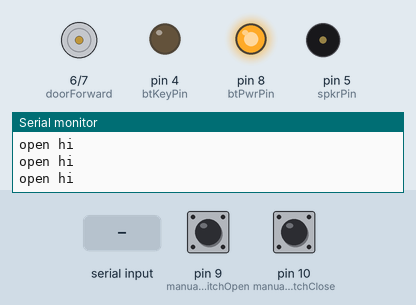
This sketch was run on a simulated Arduino Uno, built with avr-gcc and run on an emulated ATmega328P. Parts: motor-driver pin pairs drawn as motors (green arrow = first pin HIGH = forward, orange = second pin HIGH = backward, longer = more drive), output pins drawn as LEDs (lit = HIGH), buzzer (waves = sounding), the last lines printed to the serial monitor. The inputs (shaded band) are chosen by the test bench; at power-on: pin 9 (manualSwitchOpen) HIGH, pin 10 (manualSwitchClose) HIGH.

Above: at 1.2 s.
1.3 s: pin 9 (manualSwitchOpen) pulled LOW for 0.15 s
At 1.7 s:
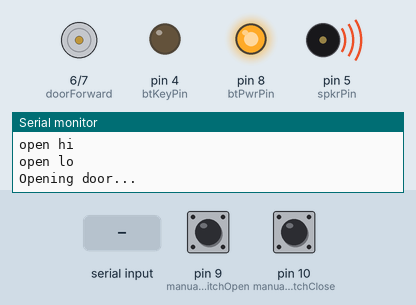
At 2.7 s:
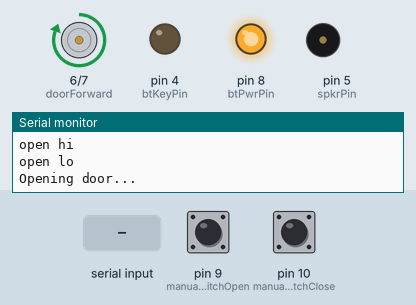
4.4 s: "#" received over Serial
At 7.5 s:
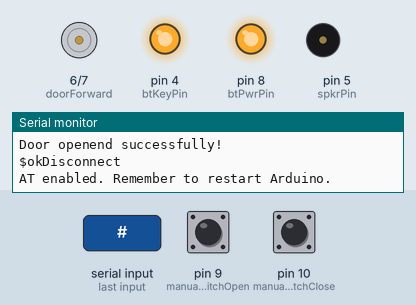
Timing chart, 0 to 9.0 s (numbered marks = the images above; inputs shaded):
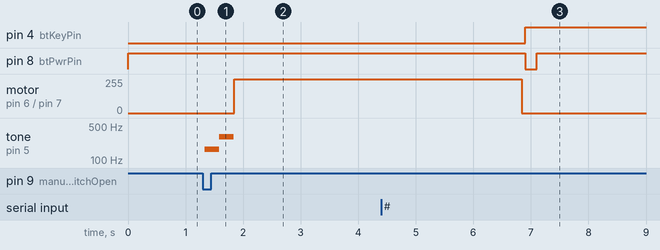

Measured:
- after the input at 1.3 s, motor on pin 6 (doorForward) / pin 7 (doorReverse): stopped → forward 255/255 after 0.54 s; tone on pin 5 (spkrPin): silent → 165 Hz at once, → 300 Hz 0.26 s later, → silent 0.25 s later
- after the input at 4.4 s, pin 4 (btKeyPin): LOW → HIGH after 2.5 s; pin 8 (btPwrPin): HIGH → LOW after 2.5 s, → HIGH 0.20 s later

The sketch:

CaramelArduino.ino
```cpp
// New commands go under loop()

#include "SoftwareSerial.h"

SoftwareSerial bt(2, 3); // TX/RX pins
const int btKeyPin = 4;
const int spkrPin = 5;
const int doorForward = 6;
const int doorReverse = 7;
const int btPwrPin = 8;
const int manualSwitchOpen = 9;
const int manualSwitchClose = 10;

bool opened;

void setup()  {
    opened = false;

  	Serial.begin(38400);
  	bt.begin(9600);

  	pinMode(btPwrPin, OUTPUT);
  	pinMode(btKeyPin, OUTPUT);
  	//*???
  	digitalWrite(btPwrPin, HIGH);
    //*/
  	pinMode(spkrPin, OUTPUT);
  	pinMode(doorForward, OUTPUT);
  	pinMode(doorReverse, OUTPUT);
    pinMode(manualSwitchOpen, INPUT);
    pinMode(manualSwitchClose, INPUT);
}

// Main commands
void help() {
	  print("Commands:");
	  print("help - opens this menu");
	  print("open - opens door");
	  print("close - closes door");
	  print("alert - plays alert noise");
}

void openDoor() {
    if (opened) {
        print("You can't open an opened door you walnut.");
        buzz(128);
        buzz(128);
        return;
    }

	  print("Opening door...");

	  buzz(165);
	  buzz(300);

	  digitalWrite(doorForward, HIGH);
	  delay(5000);
	  digitalWrite(doorForward, LOW);

	  print("Door openend successfully!");
    opened = true;
}

void closeDoor() {
    if (!opened) {
        print("You can't close a closed door you walnut.");
        buzz(128);
        buzz(128);
        return;
    }

	  print("Closing door...");

	  buzz(165);
	  buzz(100);

	  digitalWrite(doorReverse, HIGH);
	  delay(5000);
	  digitalWrite(doorReverse, LOW);

	  print("Door closed successfully!");
    opened = false;
}

void alert() {
	  print("Alerting...");

	  buzz(222);
	  buzz(222);
	  buzz(222);
	  buzz(222);

	  print("Successfully alerted.");
}

// Helper methods

void print(String s) {
	  Serial.println(s);
    bt.println(s);
}

void buzz(int pitch) {
	  tone(spkrPin, pitch, 250);
	  delay(250);
	  noTone(spkrPin);
	  delay(5);
}

String getMessage() {
  	String msg = "";
  	char a;

  	while (bt.available()) {
        a = bt.read();
      	    msg += String(a);
  	}

    msg.toLowerCase();

  	return msg;
}

void okDisconnect() {
	  print("$okDisconnect");
}

void command() {
	  Serial.println("AT enabled. Remember to restart Arduino.");
	  bt.end();
	  digitalWrite(btKeyPin, HIGH);
	  digitalWrite(btPwrPin, LOW);
	  delay(200);
	  digitalWrite(btPwrPin, HIGH);
	  bt.begin(38400);

	  while (true) {
		    if (bt.available())
    		    Serial.write(bt.read());

  		  if (Serial.available())
    		    bt.write(Serial.read());
	  }
}

// Meat

void loop() {
    String msg = getMessage();

    if (Serial.available() && Serial.read() == '#')
    	command();

    if (digitalRead(manualSwitchClose) == LOW) {
        //print("close lo");
        msg = "close";
    } //else print("close hi");

    if (digitalRead(manualSwitchOpen) == LOW) {
        print("open lo");
        msg = "open";
    } else print("open hi");

    // Command filters here via else if's
    if (msg.startsWith("help"))
    	help();
    else if (msg.startsWith("open"))
    	openDoor();
    else if (msg.startsWith("close"))
    	closeDoor();
    else if (msg.startsWith("alert"))
    	alert();

    else if (msg != "") {
    	print("\"" + msg + "\" is not a supported command ☹");
    	print("Enter command \"help\" for a list of commands.");
    }

    if (msg != "") okDisconnect();

    delay(10);
}
```
